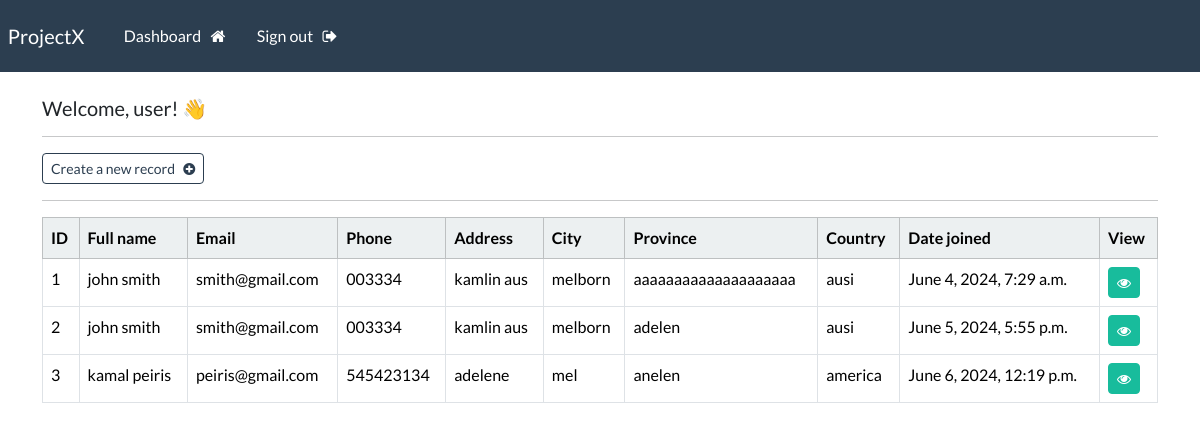
/dashboard (signed in), run on an earlier commit of the app's database.
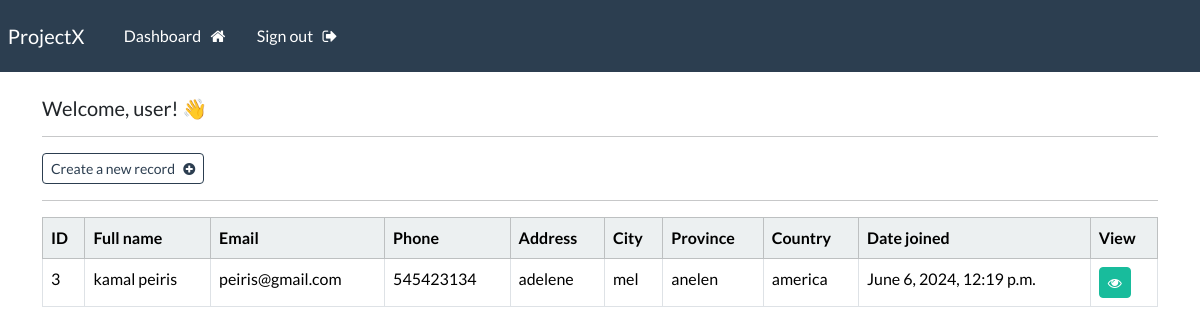
And on a later commit of the database.
### webapp/models.py (models this page shows, shortened)
class Record(models.Model):
    creation_date = models.DateTimeField(auto_now_add=True)
    first_name = models.CharField(max_length=100)
    last_name = models.CharField(max_length=100)
    email = models.CharField(max_length=255)
    phone = models.CharField(max_length=20)
    address = models.CharField(max_length=300)
    city = models.CharField(max_length=255)
    province = models.CharField(max_length=200)
    country = models.CharField(max_length=125)

### webapp/views.py (the view)
# urls.py: path('dashboard', views.dashboard, name="dashboard"),
@login_required(login_url='my-login')
def dashboard(request):
    my_records = Record.objects.all()
    context = {'records': my_records}
    return render(request, 'webapp/dashboard.html', context=context)

### webapp/templates/webapp/dashboard.html
{% extends 'webapp/base.html' %}
{% block content %}
    <h5> Welcome, {{user}}! 👋 </h5>
    <hr>
    <a class="btn btn-outline-primary btn-sm" href="{% url 'create-record' %}">
        Create a new record
        &nbsp; <i class="fa fa-plus-circle" aria-hidden="true"></i>
    </a>
    <hr>
    <table class="table table-hover table-bordered">
        <thead class="table-light">
            <tr>
                <th scope="col"> ID </th>
                <th scope="col"> Full name </th>
                <th scope="col"> Email </th>
                <th scope="col"> Phone </th>
                <th scope="col"> Address </th>
                <th scope="col"> City </th>
                <th scope="col"> Province </th>
                <th scope="col"> Country </th>
                <th scope="col"> Date joined </th>
                <th scope="col"> View </th>
            </tr>
        </thead>
        <tbody>
        {% if records %}
            {% for record in records %}
            <tr>
                <td> {{record.id}} </td>
                <td> {{record.first_name}} {{record.last_name}} </td>
                <td> {{record.email}} </td>
                <td> {{record.phone}} </td>
                <td> {{record.address}} </td>
                <td> {{record.city}} </td>
                <td> {{record.province}} </td>
                <td> {{record.country}} </td>
                <td> {{record.creation_date}} </td>
                <td> <a class="btn btn-success btn-sm" href="{% url 'record' record.id %}"> <i class="fa fa-eye" aria-hidden="true"></i> </a></td>
            </tr>
            {% endfor %}
        {% endif %}
        </tbody>
    </table>
{% endblock %}

### webapp/templates/webapp/base.html (shortened to what this page needs)
{% load static %}
<!DOCTYPE html>
<html lang="en">
<head>
    <link rel="stylesheet" type="text/css" href="https://bootswatch.com/5/flatly/bootstrap.min.css">
    <link rel="stylesheet" type="text/css" href="{% static 'css/styles.css' %}">
    <link rel="stylesheet" href="https://cdnjs.cloudflare.com/ajax/libs/font-awesome/4.7.0/css/font-awesome.min.css">
</head>
<body>
    {% include 'webapp/navbar.html' %}
    <div class="container">
        <br>
        {% block content %}
        {% endblock %}
    </div>
</body>
</html>

### webapp/templates/webapp/navbar.html (shortened to what this page needs)
  <nav class="navbar navbar-expand-lg navbar-dark bg-primary justify-content-center">
    <a class="navbar-brand main-heading" href="{% url '' %}">
      &nbsp; ProjectX
    </a>
      <div class="collapse navbar-collapse text-center" id="navbarNavDropdown">
        <ul class="navbar-nav mr-auto">
          {% if user.is_authenticated %}
          <li class="nav-item">
            <a class="nav-link" href="{% url 'dashboard' %}">Dashboard &nbsp; <i class="fa fa-home" aria-hidden="true"></i> </a>
          </li>
          <li class="nav-item">
            <a class="nav-link" href="{% url 'user-logout' %}">Sign out &nbsp; <i class="fa fa-sign-out" aria-hidden="true"></i> </a>
          </li>
        </ul>
          {% endif %}
      </div>
  </nav>

What changed in the data, as far as the page shows it:
removed Record: id "1", first_name "john", last_name "smith", email "smith@gmail.com", phone "003334", address "kamlin aus", city "melborn", province "aaaaaaaaaaaaaaaaaaaa", country "ausi", creation_date "June 4, 2024, 7:29 a.m."
removed Record: id "2", first_name "john", last_name "smith", email "smith@gmail.com", phone "003334", address "kamlin aus", city "melborn", province "adelen", country "ausi", creation_date "June 5, 2024, 5:55 p.m."
